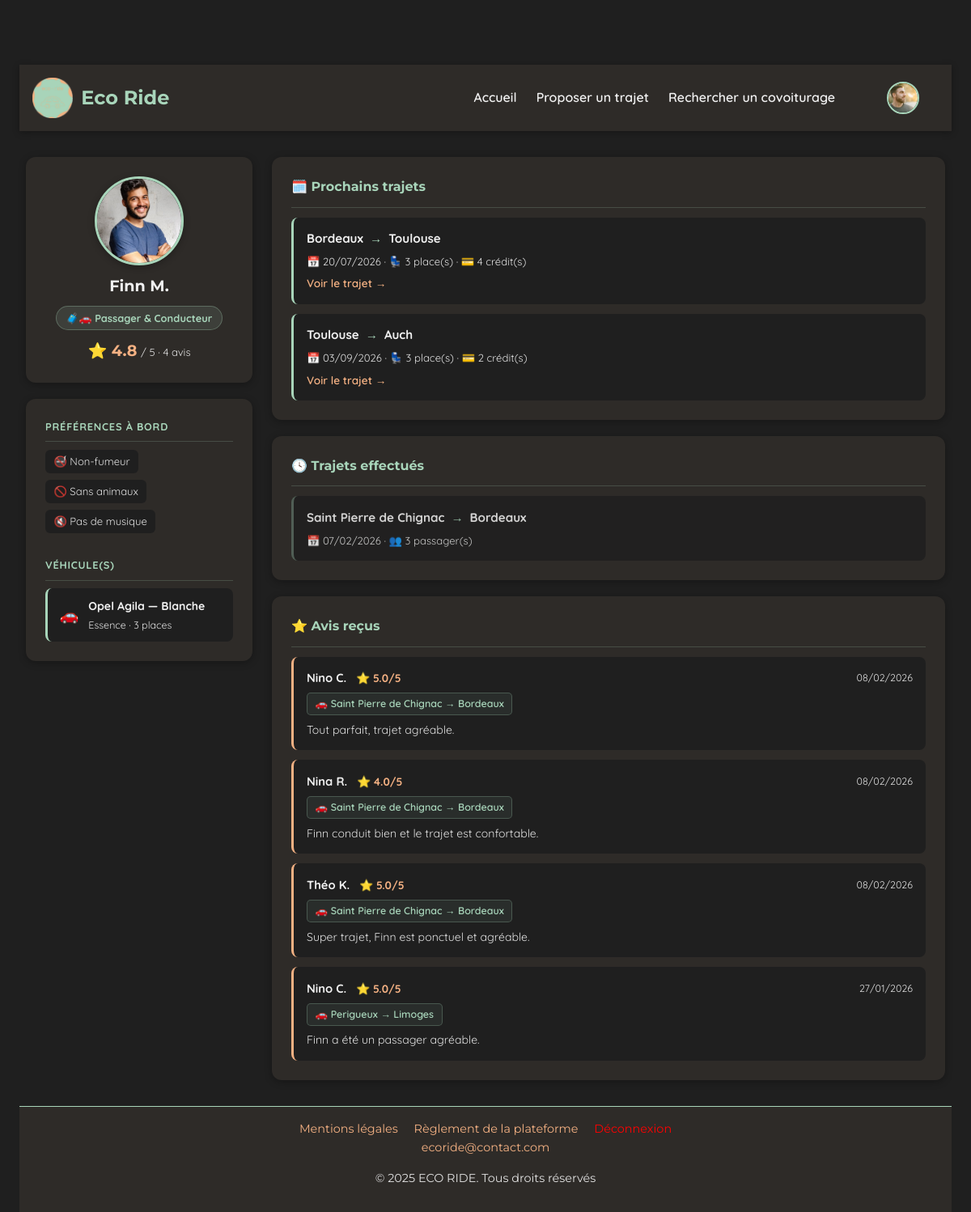
Page /PROJET/UTILISATEUR/USR-profil.php?id=2 (signed in) on the committed database.
### tables this page shows
CREATE TABLE `utilisateurs` (
  `id` int(11) NOT NULL,
  `nom` varchar(100) NOT NULL,
  `prenom` varchar(100) NOT NULL,
  `email` varchar(150) DEFAULT NULL,
  `mot_de_passe` varchar(255) NOT NULL,
  `role` enum('passager','conducteur','passager-conducteur') NOT NULL,
  `date_naissance` date DEFAULT NULL,
  `bio` text DEFAULT NULL,
  `date_inscription` datetime DEFAULT current_timestamp(),
  `photo` varchar(255) DEFAULT 'default.jpg',
  `driver_completed` tinyint(1) DEFAULT 0,
  `profile_completed` tinyint(1) DEFAULT 0,
  `suspendu` tinyint(1) NOT NULL DEFAULT 0
);

CREATE TABLE `vehicules` (
  `vehicule_id` int(11) NOT NULL,
  `id_utilisateur` int(11) NOT NULL,
  `plaque` varchar(20) NOT NULL,
  `date_premiere_immat` date DEFAULT NULL,
  `marque` varchar(50) DEFAULT NULL,
  `modele` varchar(50) DEFAULT NULL,
  `couleur` varchar(50) DEFAULT NULL,
  `carburant` varchar(50) DEFAULT NULL,
  `places` int(11) DEFAULT 4,
  `animaux_acceptes` enum('oui','non') DEFAULT 'non',
  `fumeur` enum('oui','non') DEFAULT 'non',
  `musique` varchar(50) DEFAULT NULL
);

CREATE TABLE `trajets` (
  `id` int(11) NOT NULL,
  `id_conducteur` int(11) NOT NULL,
  `depart` varchar(255) NOT NULL,
  `arrivee` varchar(255) NOT NULL,
  `etapes` text DEFAULT NULL,
  `commentaire` text DEFAULT NULL,
  `date_depart` date NOT NULL,
  `heure_depart` time NOT NULL,
  `heure_arrivee` time DEFAULT NULL,
  `vehicule_id` int(11) DEFAULT NULL,
  `places_disponibles` int(11) DEFAULT 1,
  `prix` int(11) NOT NULL DEFAULT 2,
  `statut` enum('publie','complet','annule','termine','en_cours') DEFAULT 'publie'
);

CREATE TABLE `avis` (
  `id` int(11) NOT NULL,
  `id_trajet` int(11) NOT NULL,
  `id_auteur` int(11) NOT NULL,
  `id_destinataire` int(11) NOT NULL,
  `note` decimal(2,1) DEFAULT NULL,
  `commentaire` text DEFAULT NULL,
  `date_creation` datetime DEFAULT current_timestamp(),
  `statut` enum('en_attente','valide','refuse') NOT NULL DEFAULT 'en_attente'
);

### PROJET/UTILISATEUR/USR-profil.php (the view, shortened to what this page needs)
<?php
include('../PHP/connexion.php');
$id = isset($_GET['id']) ? (int)$_GET['id'] : 0;
$stmt = $bdd->prepare("SELECT * FROM utilisateurs WHERE id = ?");
$stmt->execute([$id]);
$user = $stmt->fetch(PDO::FETCH_ASSOC);
$stmt = $bdd->prepare("SELECT AVG(note) as moyenne, COUNT(*) as total FROM avis WHERE id_destinataire = ? AND statut = 'valide'");
$stmt->execute([$id]);
$note_info = $stmt->fetch(PDO::FETCH_ASSOC);
$stmt = $bdd->prepare("SELECT * FROM vehicules WHERE id_utilisateur = ?");
$stmt->execute([$id]);
$vehicules = $stmt->fetchAll(PDO::FETCH_ASSOC);
$stmt = $bdd->prepare("
    SELECT t.*, COUNT(tp.id_passager) as nb_passagers
    FROM trajets t
    LEFT JOIN trajets_passagers tp ON tp.id_trajet = t.id
    WHERE t.id_conducteur = ? AND t.statut = 'termine'
    GROUP BY t.id
    ORDER BY t.date_depart DESC
    LIMIT 5
");
$stmt->execute([$id]);
$trajets = $stmt->fetchAll(PDO::FETCH_ASSOC);
$stmt = $bdd->prepare("
    SELECT t.*
    FROM trajets t
    WHERE t.id_conducteur = ? AND t.statut IN ('publie', 'complet')
    AND t.date_depart >= CURDATE()
    ORDER BY t.date_depart ASC
    LIMIT 5
");
$stmt->execute([$id]);
$trajets_avenir = $stmt->fetchAll(PDO::FETCH_ASSOC);
$stmt = $bdd->prepare("
    SELECT a.note, a.commentaire, a.date_creation,
           u.prenom, u.nom,
           t.depart AS trajet_depart, t.arrivee AS trajet_arrivee
    FROM avis a
    JOIN utilisateurs u ON u.id = a.id_auteur
    LEFT JOIN trajets t ON t.id = a.id_trajet
    WHERE a.id_destinataire = ? AND a.statut = 'valide'
    ORDER BY a.date_creation DESC
");
$stmt->execute([$id]);
$avis = $stmt->fetchAll(PDO::FETCH_ASSOC);
$roles_labels = [
    'passager'             => '🧳 Passager',
    'conducteur'           => '🚗 Conducteur',
    'passager-conducteur'  => '🧳🚗 Passager & Conducteur',
];
?>
<!DOCTYPE html>
<html lang="fr">
<head>
    <link rel="stylesheet" href="../CSS/style_global.css">
    <link rel="stylesheet" href="../CSS/CSS UTILISATEUR/USR-profil.css">
</head>
<body>
<?php include('../COMPONENTS/COMP-header.php'); ?>
<main class="profil-main">
    <aside class="profil-aside">
        <div class="profil-card">
            <img src="../../IMAGES/profiles/<?= htmlspecialchars($user['photo'] ?? 'default.jpg') ?>"
                 class="profil-avatar" alt="Photo de profil">
            <h2 class="profil-nom"><?= htmlspecialchars($user['prenom'] . ' ' . $user['nom']) ?></h2>
            <span class="profil-role-badge"><?= $roles_labels[$user['role']] ?? ucfirst($user['role']) ?></span>
            <?php if ($note_info['total'] > 0): ?>
            <div class="profil-note">
                <span class="profil-note-value">⭐ <?= number_format($note_info['moyenne'], 1) ?></span>
                <span class="profil-note-label">/ 5 · <?= $note_info['total'] ?> avis</span>
            </div>
            <?php else: ?>
            <p class="profil-note-empty">Aucun avis pour le moment</p>
            <?php endif; ?>
        </div>
        <?php if (!empty($vehicules)): $v = $vehicules[0]; ?>
        <div class="profil-card">
            <h3 class="profil-card-title">Préférences à bord</h3>
            <div class="profil-prefs">
                <span class="profil-pref-item"><?= $v['fumeur'] === 'oui' ? '🚬 Fumeur' : '🚭 Non-fumeur' ?></span>
                <span class="profil-pref-item"><?= $v['animaux_acceptes'] === 'oui' ? '🐾 Animaux OK' : '🚫 Sans animaux' ?></span>
                <?php if (!empty($v['musique']) && $v['musique'] !== 'none'): ?>
                <span class="profil-pref-item">🎵 <?= htmlspecialchars(ucfirst($v['musique'])) ?></span>
                <?php else: ?>
                <span class="profil-pref-item">🔇 Pas de musique</span>
                <?php endif; ?>
            </div>
            <h3 class="profil-card-title" style="margin-top:1.25rem;">Véhicule(s)</h3>
            <?php foreach ($vehicules as $v): ?>
            <div class="profil-vehicule">
                <span class="profil-vehicule-icon">🚗</span>
                <div>
                    <p class="profil-vehicule-nom"><?= htmlspecialchars($v['marque'] . ' ' . $v['modele']) ?> — <?= htmlspecialchars($v['couleur']) ?></p>
                    <p class="profil-vehicule-detail"><?= htmlspecialchars($v['carburant']) ?> · <?= $v['places'] ?> places</p>
                </div>
            </div>
            <?php endforeach; ?>
        </div>
        <?php endif; ?>
    </aside>
    <div class="profil-content">
        <?php if (!empty($trajets_avenir)): ?>
        <div class="profil-bloc">
            <h3 class="profil-bloc-title">🗓️ Prochains trajets</h3>
            <?php foreach ($trajets_avenir as $t): ?>
            <div class="profil-trajet-item">
                <div class="profil-trajet-route">
                    <span><?= htmlspecialchars($t['depart']) ?></span>
                    <span class="profil-trajet-arrow">→</span>
                    <span><?= htmlspecialchars($t['arrivee']) ?></span>
                </div>
                <div class="profil-trajet-meta">
                    📅 <?= date('d/m/Y', strtotime($t['date_depart'])) ?>
                    · 💺 <?= htmlspecialchars($t['places_disponibles']) ?> place(s)
                    · 💳 <?= (int)$t['prix'] ?> crédit(s)
                </div>
                <a href="USR-details-trajet.php?id=<?= $t['id'] ?>" class="profil-trajet-link">Voir le trajet →</a>
            </div>
            <?php endforeach; ?>
        </div>
        <?php endif; ?>
        <?php if (!empty($trajets)): ?>
        <div class="profil-bloc">
            <h3 class="profil-bloc-title">🕓 Trajets effectués</h3>
            <?php foreach ($trajets as $t): ?>
            <div class="profil-trajet-item profil-trajet-item--past">
                <div class="profil-trajet-route">
                    <span><?= htmlspecialchars($t['depart']) ?></span>
                    <span class="profil-trajet-arrow">→</span>
                    <span><?= htmlspecialchars($t['arrivee']) ?></span>
                </div>
                <div class="profil-trajet-meta">
                    📅 <?= date('d/m/Y', strtotime($t['date_depart'])) ?>
                    · 👥 <?= $t['nb_passagers'] ?> passager(s)
                </div>
            </div>
            <?php endforeach; ?>
        </div>
        <?php endif; ?>
        <?php if (!empty($avis)): ?>
        <div class="profil-bloc">
            <h3 class="profil-bloc-title">⭐ Avis reçus</h3>
            <?php foreach ($avis as $a): ?>
            <div class="profil-avis-item">
                <div class="profil-avis-header">
                    <span class="profil-avis-auteur"><?= htmlspecialchars($a['prenom'] . ' ' . $a['nom']) ?></span>
                    <span class="profil-avis-note">⭐ <?= $a['note'] ?>/5</span>
                    <span class="profil-avis-date"><?= date('d/m/Y', strtotime($a['date_creation'])) ?></span>
                </div>
                <?php if (!empty($a['trajet_depart']) && !empty($a['trajet_arrivee'])): ?>
                <span class="profil-avis-trajet">
                    🚗 <?= htmlspecialchars($a['trajet_depart']) ?> → <?= htmlspecialchars($a['trajet_arrivee']) ?>
                </span>
                <?php endif; ?>
                <?php if ($a['commentaire']): ?>
                <p class="profil-avis-texte"><?= htmlspecialchars($a['commentaire']) ?></p>
                <?php endif; ?>
            </div>
            <?php endforeach; ?>
        </div>
        <?php endif; ?>
    </div>
</main>
<?php include('../COMPONENTS/COMP-footer.php'); ?>
</body>
</html>

### PROJET/CSS/style_global.css (style rules this page uses)
:root { --vert-doux: #a8d5ba; --orange-doux: #f4b183; --beige-fonce: #2e2b28; --gris-doux: #e0e0e0; --texte: #f0f0f0; --fond: #1f1f1f; --shadow: rgba(0, 0, 0, 0.3); }
html { scroll-behavior: smooth; overflow-x: hidden; }
* { box-sizing: border-box; }
body { font-family: 'Century Gothic', 'Montserrat', 'Quicksand', sans-serif; font-weight: 400; line-height: 1.6; background-color: var(--fond); color: var(--texte); margin: 0; padding: 80px 1.5rem 0 1.5rem; overflow-x: hidden; }
main { display: flex; gap: 2rem; padding: 2rem 0.5rem; align-items: flex-start; min-width: 0; }
img { max-width: 100%; height: auto; display: block; }
h1, h2, h3 { font-family: 'Montserrat', 'Century Gothic', sans-serif; color: var(--vert-doux); margin-top: 0; font-weight: 700; }
h2 { font-size: 2rem; margin-bottom: 0.5rem; }
a { color: var(--orange-doux); text-decoration: none; transition: color 0.3s ease; }
a, button { transition: all 0.3s ease; }

### rows in the picture
utilisateurs: photo (picture), prenom+nom "Finn M.", role "🧳🚗 Passager & Conducteur"
vehicules: marque+modele "Opel Agila", couleur "Blanche", carburant "Essence", places "3"
trajets: depart "Bordeaux", arrivee "Toulouse", date_depart "20/07/2026", places_disponibles "3", prix "4"
trajets: depart "Toulouse", arrivee "Auch", date_depart "03/09/2026", places_disponibles "3", prix "2"
trajets: depart "Saint Pierre de Chignac", arrivee "Bordeaux", date_depart "07/02/2026", nb_passagers "3"
avis: id_auteur.nom "Nino C.", note "5.0", date_creation "08/02/2026", id_trajet.depart "Saint Pierre de Chignac", id_trajet.arrivee "Bordeaux", commentaire "Tout parfait, trajet agréable."
avis: id_auteur.nom "Nina R.", note "4.0", date_creation "08/02/2026", id_trajet.depart "Saint Pierre de Chignac", id_trajet.arrivee "Bordeaux", commentaire "Finn conduit bien et le trajet est confortable."
avis: id_auteur.nom "Théo K.", note "5.0", date_creation "08/02/2026", id_trajet.depart "Saint Pierre de Chignac", id_trajet.arrivee "Bordeaux", commentaire "Super trajet, Finn est ponctuel et agréable."
avis: id_auteur.nom "Nino C.", note "5.0", date_creation "27/01/2026", id_trajet.depart "Perigueux", id_trajet.arrivee "Limoges", commentaire "Finn a été un passager agréable."

### other values in the picture
$note_info['moyenne'] "4.8"
$note_info['total'] "4"
